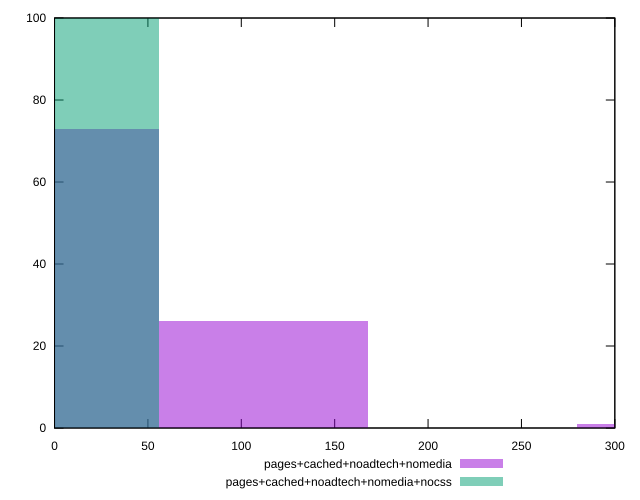

The gnuplot source for this figure:
reset

$pagesCachedNoadtechNomedia <<EOF
111.87687522148755 26
0 73
335.6306256644626 1
EOF

$pagesCachedNoadtechNomediaNocss <<EOF
0 100
EOF

set key outside below
set boxwidth 111.87687522148755
set xrange [0:300]
set yrange [0:100]
set trange [0:100]
set style fill transparent solid 0.5 noborder
set terminal svg size 640, 500 enhanced background rgb 'white'
set output "report_00017_2021-02-10T15-08-03.406Z/unused-css-rules/comparison/histogram/3_vs_4.svg"

plot $pagesCachedNoadtechNomedia title "pages+cached+noadtech+nomedia" with boxes, \
     $pagesCachedNoadtechNomediaNocss title "pages+cached+noadtech+nomedia+nocss" with boxes

reset
